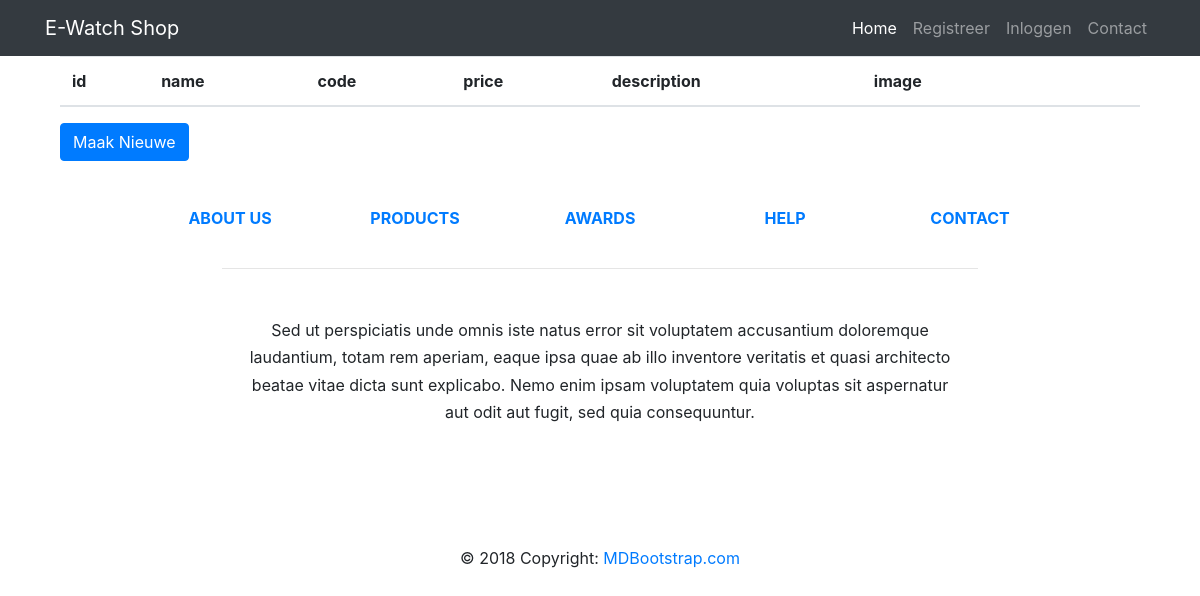
The page /index.php?content=producten on the database as committed earlier.
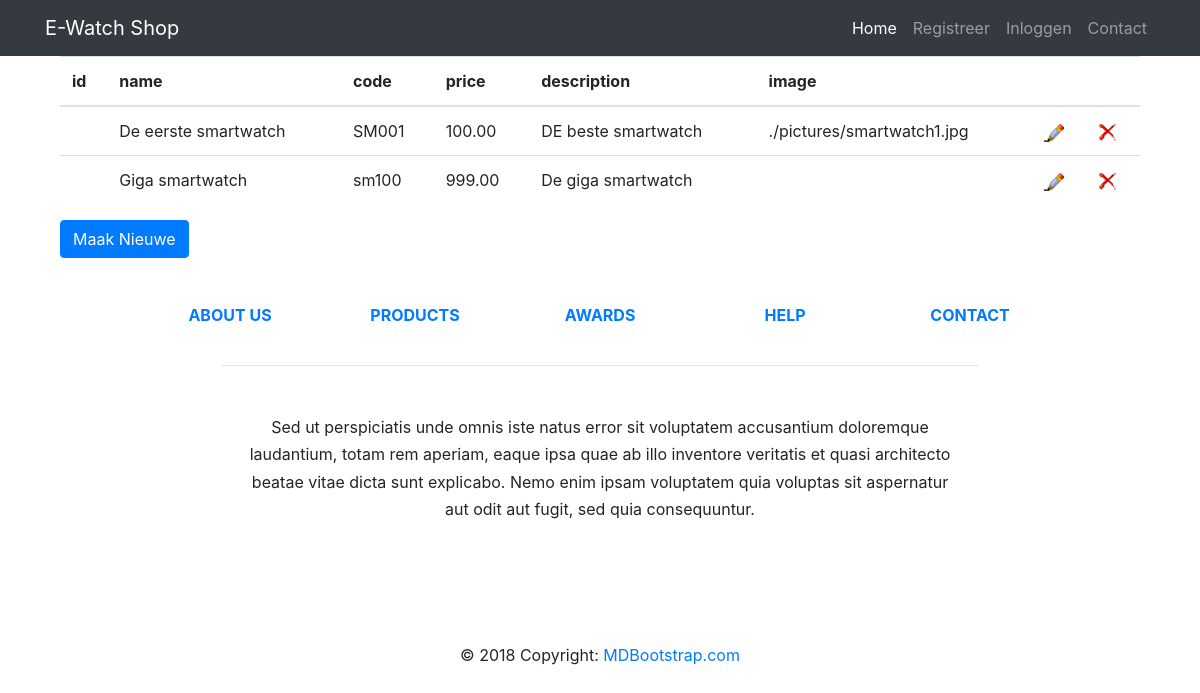
The same page on the database as committed later.
### tables this page shows
CREATE TABLE IF NOT EXISTS `product` (
  `idproduct` int(8) NOT NULL AUTO_INCREMENT,
  `name` varchar(255) NOT NULL,
  `code` varchar(255) NOT NULL,
  `image` text NOT NULL,
  `price` double(10,2) NOT NULL,
  `description` text NOT NULL,
  `stock` int(11) DEFAULT NULL,
  PRIMARY KEY (`idproduct`),
  UNIQUE KEY `product_code` (`code`)
);

### producten.php (the view, shortened to what this page needs)
<?php
include("./connect_db.php");
$sql = "SELECT * FROM `product`";
$result = mysqli_query($conn, $sql);
?>
<main class="container">
    <div class="row">
     <div class="col-12">
            <table class="table table-hover">
        <thead>
            <tr>
            <th scope="col">id</th>
            <th scope="col">name</th>
            <th scope="col">code</th>
            <th scope="col">price</th>
            <th scope="col">description</th>
            <th scope="col">image</th>
            <th scope="col"></th>
            <th scope="col"></th>
            </tr>
        </thead>
        <tbody>
            <?php
                        while ($record = mysqli_fetch_assoc($result)) {
                        echo "<tr><th scope = 'row'>" . $record["id"] . "</th>" .
                     "<td>" . $record["name"] . "</td>" .
                     "<td>" . $record["code"] . "</td>" .
                     "<td>" . $record["price"] . "</td>" .
                     "<td>" . $record["description"] . "</td>" .
                     "<td>" . $record["image"] . "</td>" .
                    "<td>
                        <a href='./update_product.php?id=". $record["id"] ."'>
                        <img src='./pictures/b_edit.png' alt='edit' style='width: 20px; height: 20px;'>
                        </a>
                        </td>
                     <td>
                        <a href='./delete_product.php?id=". $record["id"] ."'>
                        <img src='./pictures/b_drop.png' alt='drop' style='width: 20px; height: 20px;'>
                        </a>
                        </td>
                         </tr>";
                         }
            ?>
        </tbody>
</table>
<a href="./index.php?content=product_add">
<button  class="btn btn-primary">Maak Nieuwe</button>
</a>
     </div>
    </div>
    </main>

### index.php (shortened to what this page needs)
<!DOCTYPE html>
<html lang="en">
<head>
  <link href="vendor/bootstrap/css/bootstrap.min.css" rel="stylesheet">
  <link href="css/shop-homepage.css" rel="stylesheet">
</head>
<body>
  <main class="container">
    <div class="row">
      <div class="col-12">
        <?php include("./navbar.php"); ?>
      </div>
    </div>
    <div class="row">
  <div class="col-12">
    <section class="content">
      <?php include("./navigation.php"); ?>
    </section>
  </div>
</div>
<div class="row">
<div class="col-12">
  <?php include("./footer.php"); ?>
</div>
</div>
</main>
</body>
</html>

### navbar.php (shortened to what this page needs)
<nav class="navbar navbar-expand-lg navbar-dark bg-dark fixed-top">
  <div class="container">
    <a class="navbar-brand" href="#">E-Watch Shop</a>
    <div class="collapse navbar-collapse" id="navbarResponsive">
      <ul class="navbar-nav ml-auto">
      <?php
        if ( isset($_SESSION["id"])) {
          switch($_SESSION["userrole"]) {
            case 'administrator':
              echo '<li class="nav-item">
                      <a class="nav-link" href="./index.php?content=administrator_home">AdminHome<span class="sr-only">(current)</span></a>
                    </li>';
              echo  '<li class="nav-item">
                            <a class="nav-link" href="./index.php?content=contactadmin">Contact Admin<span class="sr-only">(current)</span></a>
                          </li>';
                          echo '<li class="nav-item">
                          <a class="nav-link" href="./index.php?content=gebruikersrollen">Gebruikers rollen<span class="sr-only">(current)</span></a>
                        </li>';
                        echo '<li class="nav-item">
                        <a class="nav-link" href="./index.php?content=producten">Producten<span class="sr-only">(current)</span></a>
                      </li>';
            break;
            case 'customer':
              echo '<li class="nav-item">
                      <a class="nav-link" href="./index.php?content=customer_home">CustomerHome<span class="sr-only">(current)</span></a>
                    </li>';
                    '<li class="nav-item">
                            <a class="nav-link" href="./index.php?content=contact">Contact<span class="sr-only">(current)</span></a>
                          </li>';
          break;
            default:
              header("Location: url=./index.php?content=logout");
            break;
          }
          echo '<li class="nav-item">
                  <a class="nav-link" href="./index.php?content=logout">Uitloggen</a>
                </li>';
        } else {
          echo '<li class="nav-item active">
                  <a class="nav-link" href="./index.php?content=home">Home <span class="sr-only">(current)</span></a>
                </li>';
          echo '<li class="nav-item">
                  <a class="nav-link" href="./index.php?content=registerform">Registreer</a>
                </li>';
          echo '<li class="nav-item">
                  <a class="nav-link" href="./index.php?content=loginform">Inloggen</a>
                </li>';
          echo  '<li class="nav-item">
                <a class="nav-link" href="./index.php?content=contact">Contact<span class="sr-only">(current)</span></a>
                </li>';
        }
      ?>
    </ul>
  </div>
</nav>

### navigation.php
<?php
  if (isset($_GET["content"])) {
    include("./" . $_GET["content"] . ".php");
  } else {
    include("./home.php");
  }
?>

### footer.php (shortened to what this page needs)
<footer class="page-footer font-small indigo">
  <div class="container">
    <div class="row text-center d-flex justify-content-center pt-5 mb-3">
      <div class="col-md-2 mb-3">
        <h6 class="text-uppercase font-weight-bold">
          <a href="#!">About us</a>
        </h6>
      </div>
      <div class="col-md-2 mb-3">
        <h6 class="text-uppercase font-weight-bold">
          <a href="#!">Products</a>
        </h6>
      </div>
      <div class="col-md-2 mb-3">
        <h6 class="text-uppercase font-weight-bold">
          <a href="#!">Awards</a>
        </h6>
      </div>
      <div class="col-md-2 mb-3">
        <h6 class="text-uppercase font-weight-bold">
          <a href="#!">Help</a>
        </h6>
      </div>
      <div class="col-md-2 mb-3">
        <h6 class="text-uppercase font-weight-bold">
          <a href="#!">Contact</a>
        </h6>
      </div>
    </div>
    <hr class="rgba-white-light" style="margin: 0 15%;">
    <div class="row d-flex text-center justify-content-center mb-md-0 mb-4">
      <div class="col-md-8 col-12 mt-5">
        <p style="line-height: 1.7rem">Sed ut perspiciatis unde omnis iste natus error sit voluptatem
          accusantium doloremque laudantium, totam rem
          aperiam, eaque ipsa quae ab illo inventore veritatis et quasi architecto beatae vitae dicta sunt
          explicabo.
          Nemo enim ipsam voluptatem quia voluptas sit aspernatur aut odit aut fugit, sed quia consequuntur.</p>
      </div>
    </div>
    <div class="row pb-3">
      <div class="col-md-12">
        <div class="mb-5 flex-center">
          <a class="fb-ic">
          </a>
          <a class="tw-ic">
          </a>
          <a class="gplus-ic">
          </a>
          <a class="li-ic">
          </a>
          <a class="ins-ic">
          </a>
        </div>
      </div>
    </div>
  </div>
  <div class="footer-copyright text-center py-3">© 2018 Copyright:
    <a href="https://mdbootstrap.com/education/bootstrap/"> MDBootstrap.com</a>
  </div>
</footer>

### css/shop-homepage.css (style rules this page uses)
body { padding-top: 56px; }

Rows that differ between the two databases and show on the page:
added product: name "De eerste smartwatch", code "SM001", price "100.00", description "DE beste smartwatch", image "./pictures/smartwatch1.jpg"
added product: name "Giga smartwatch", code "sm100", price "999.00", description "De giga smartwatch"
